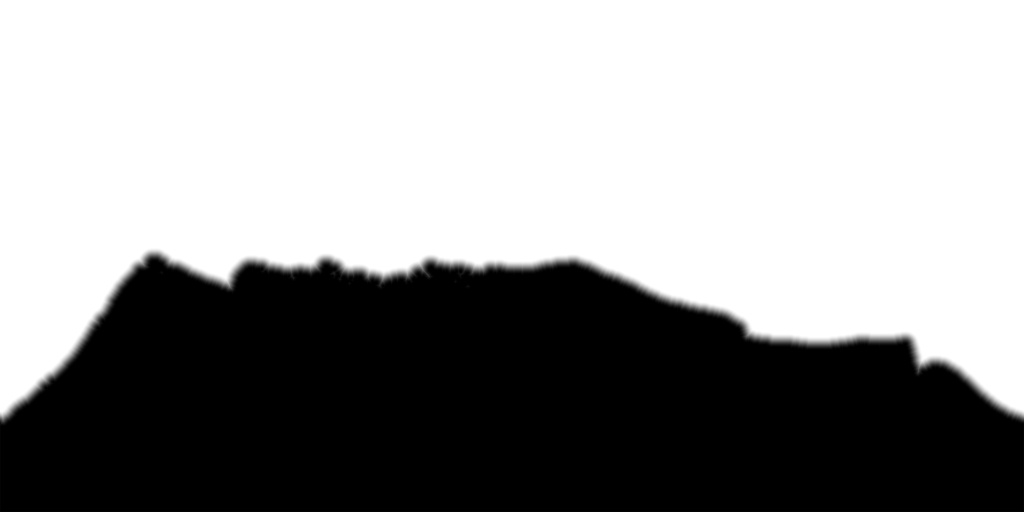
#> input picture assets/tex/ariel_reconw.jpg, 1024 x 512 px; its folder holds only this picture in this run
$ python texstats_hi.py
#> lines starting #> are read from the running program, lines starting #| are printed output that depends on the picture; after the words box and inside, x2 and y2 are one past the last pixel; in counts of white or black regions, pixels touching at a corner belong together
#!/usr/bin/env python3
"""SOL v3.5 — per-map highlight statistics for highlight-protected exposure metering (EXP-002).

For every colour map in public/assets/tex (base tier, sRGB JPEG), computes in LINEAR light:
  mean   — mean luminance (same quantity as the existing texstats.json, reproduced as a cross-check)
  p99max — 99th percentile of max(R,G,B)   (what clips first under a tone curve is the brightest CHANNEL, e.g. Io's
           yellow, not luminance)
  p995max, p999max — for diagnostics
Pixels that are pure black "no data" in partial mosaics (Ariel/Titania/Oberon) are excluded via the catalogue threshold
(luminance < 0.006 → excluded) so the statistics describe the observed part only.

Output: public/assets/data/texstats_hi.json. Deterministic. Usage: python3 tools/ingest/texstats_hi.py
"""
import json, os, glob
from PIL import Image
import numpy as np

Image.MAX_IMAGE_PIXELS = None
ROOT = os.path.join(os.path.dirname(__file__), '..', '..')
TEX = os.path.join(ROOT, 'public/assets/tex')
SKIP = ('_n', '_night', '_clouds', '_ocean', '_hi', '_recon', 'milkyway', 'saturn_ring', 'intro_sun')
out = {}
for p in sorted(glob.glob(os.path.join(TEX, '*.jpg'))):
    name = os.path.splitext(os.path.basename(p))[0]
    if any(name.endswith(s) or name.startswith(s) for s in SKIP):
        continue
    im = Image.open(p).convert('RGB')
    if im.size[0] > 2048:
        im = im.resize((2048, im.size[1] * 2048 // im.size[0]), Image.BILINEAR)
    a = np.asarray(im).astype(np.float64) / 255.0
    l = np.where(a <= 0.04045, a / 12.92, ((a + 0.055) / 1.055) ** 2.4)
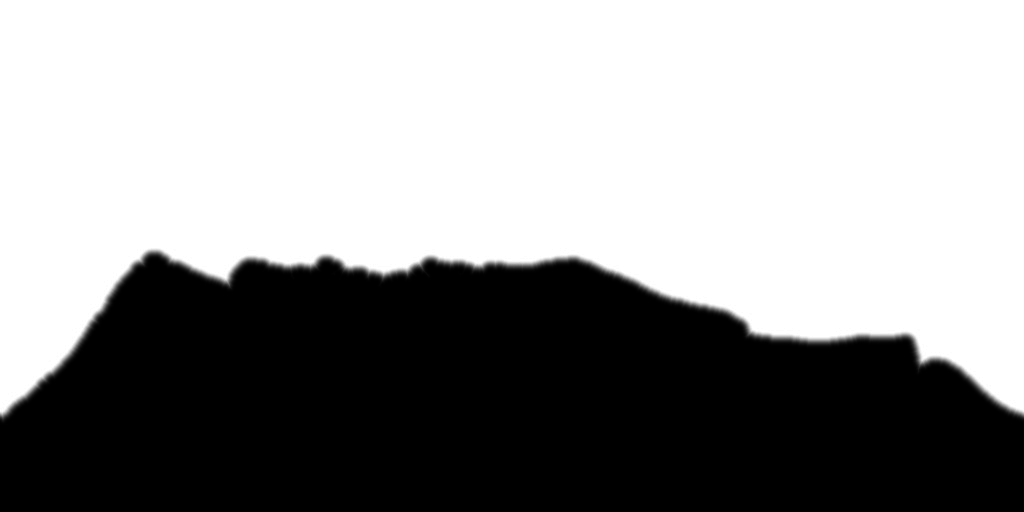
#> l: shape (512, 1024, 3) float64; min 0, max 1, mean 0.596
    Y = l @ np.array([0.2126, 0.7152, 0.0722])
    # equal-area weighting of an equirectangular map: weight rows by cos(latitude)
    h = l.shape[0]
#> h = 512
    lat = (np.arange(h) + 0.5) / h * np.pi - np.pi / 2
#> lat = 512 values from -1.57 to 1.57
    w = np.repeat(np.cos(lat)[:, None], l.shape[1], axis=1)
    valid = Y > 0.006
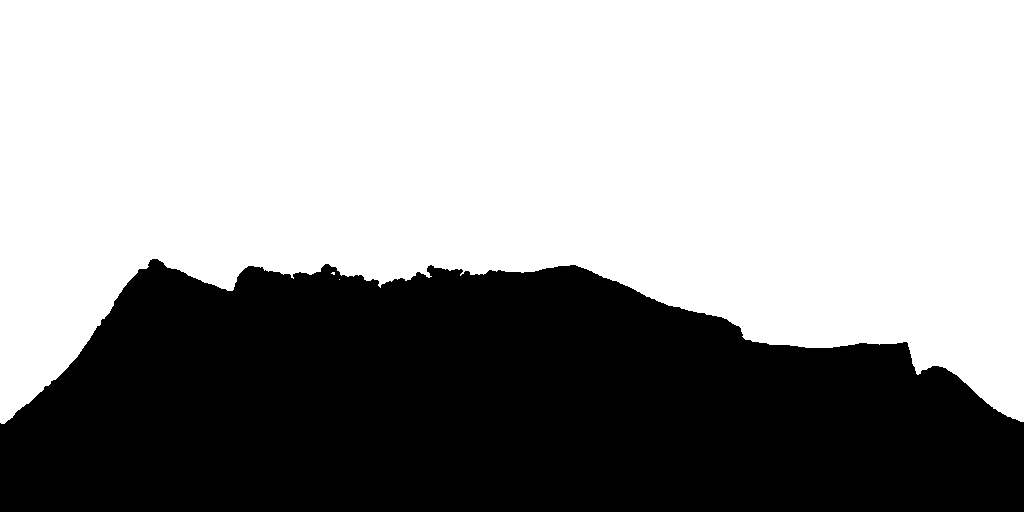
#> valid: shape (512, 1024) bool; 61.2% white; 1 black region, box (x1, y1, x2, y2) and area: (0, 259, 1024, 512) 203436
    mx = l.max(axis=2)
    def wpct(x, q):
        xs, ws = x[valid], w[valid]
        o = np.argsort(xs); c = np.cumsum(ws[o]); c /= c[-1]
        return float(xs[o][np.searchsorted(c, q / 100.0)])
    out[name] = {
        'mean': float((Y * w)[valid].sum() / w[valid].sum()),
        'p99max': wpct(mx, 99.0), 'p995max': wpct(mx, 99.5), 'p999max': wpct(mx, 99.9),
        'validFraction': float(w[valid].sum() / w.sum()),
    }
json.dump(out, open(os.path.join(ROOT, 'public/assets/data/texstats_hi.json'), 'w'), indent=1, sort_keys=True)
for k, v in out.items():
    print(f"{k:16s} mean {v['mean']:.3f}  p99max {v['p99max']:.3f}  ratio {v['p99max'] / max(v['mean'], 1e-4):.2f}")
#> this loop made 1 pass
#> k on pass 1: 'ariel_reconw'
#| ariel_reconw     mean 0.965  p99max 1.000  ratio 1.04
